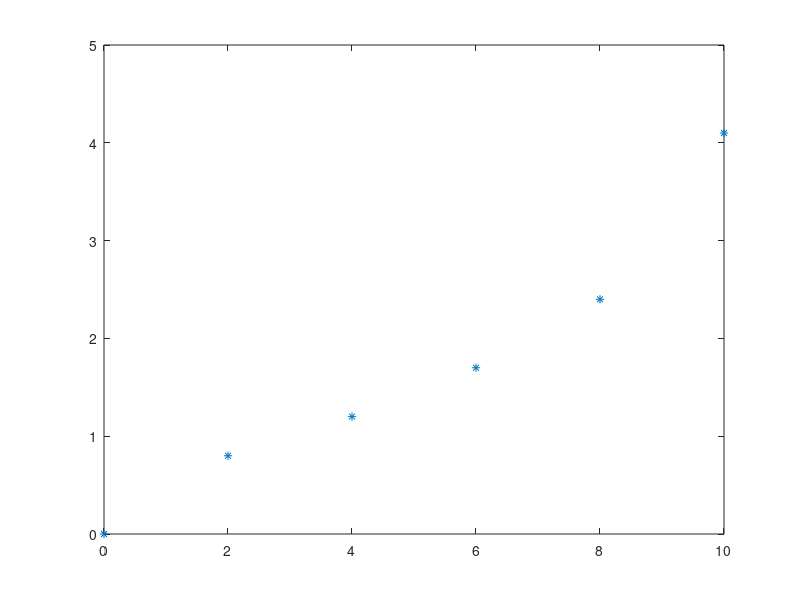

This figure's MATLAB source: (Note: this script raises an error after producing the figure.)
% Name:        Danielle Le 
% Course:      EECE.2070L- Basic Electrical Engineering Laboratory I 
% Lab #2:      Section 2- Plotting Ohm's Law using MATLAB
% Description: Using the data (measured values) of Table 1, plot I (DMM) versus VR (VOM) 
% The label the of the curve is R = 1 kΩ.

%Table 1 Datasets
a = [0, 2, 4, 6, 8, 10]; %Vr (VOM)-- Voltage going into circuit (x-axis)
b = [0, 0.8, 1.2, 1.7, 2.4, 4.1]; %I (DMM)-- Current DMM measurements

plot (a,b,'*'); 
hold on;

xline(4.6);
xline(3.2);

xlabel('Vr, VOM'); 
ylabel ('I, DMM- Measured');
legend ('R = 1kOhm');
grid on;
title ('Danielle Le - EECE.2070 Lab #2 Plot 1', 'FontSize', 12)
